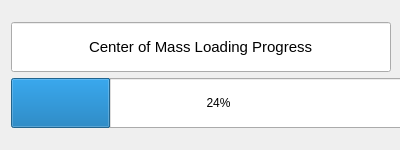
<?xml version="1.0" encoding="UTF-8"?>
<ui version="4.0">
 <class>LoadingBoxCenterOfMass</class>
 <widget class="QDialog" name="LoadingBoxCenterOfMass">
  <property name="geometry">
   <rect>
    <x>0</x>
    <y>0</y>
    <width>400</width>
    <height>150</height>
   </rect>
  </property>
  <property name="minimumSize">
   <size>
    <width>400</width>
    <height>144</height>
   </size>
  </property>
  <property name="maximumSize">
   <size>
    <width>400</width>
    <height>150</height>
   </size>
  </property>
  <property name="windowTitle">
   <string>Dialog</string>
  </property>
  <layout class="QGridLayout" name="gridLayout">
   <item row="1" column="0">
    <layout class="QGridLayout" name="gridLayout_6">
     <property name="verticalSpacing">
      <number>6</number>
     </property>
     <item row="0" column="1">
      <widget class="QLineEdit" name="lineEdit">
       <property name="sizePolicy">
        <sizepolicy hsizetype="Fixed" vsizetype="Fixed">
         <horstretch>0</horstretch>
         <verstretch>0</verstretch>
        </sizepolicy>
       </property>
       <property name="minimumSize">
        <size>
         <width>380</width>
         <height>50</height>
        </size>
       </property>
       <property name="font">
        <font>
         <pointsize>11</pointsize>
        </font>
       </property>
       <property name="text">
        <string>Center of Mass Loading Progress</string>
       </property>
       <property name="alignment">
        <set>Qt::AlignCenter</set>
       </property>
       <property name="readOnly">
        <bool>true</bool>
       </property>
      </widget>
     </item>
     <item row="1" column="1">
      <widget class="QProgressBar" name="centerProgress">
       <property name="sizePolicy">
        <sizepolicy hsizetype="Expanding" vsizetype="Fixed">
         <horstretch>2</horstretch>
         <verstretch>0</verstretch>
        </sizepolicy>
       </property>
       <property name="minimumSize">
        <size>
         <width>415</width>
         <height>50</height>
        </size>
       </property>
       <property name="value">
        <number>24</number>
       </property>
      </widget>
     </item>
    </layout>
   </item>
  </layout>
 </widget>
 <resources/>
 <connections/>
 <slots>
  <slot>check_if_valid()</slot>
  <slot>cancel()</slot>
  <slot>update_value(int)</slot>
  <slot>receive_value()</slot>
  <slot>restore_default()</slot>
  <slot>change_button()</slot>
 </slots>
</ui>
